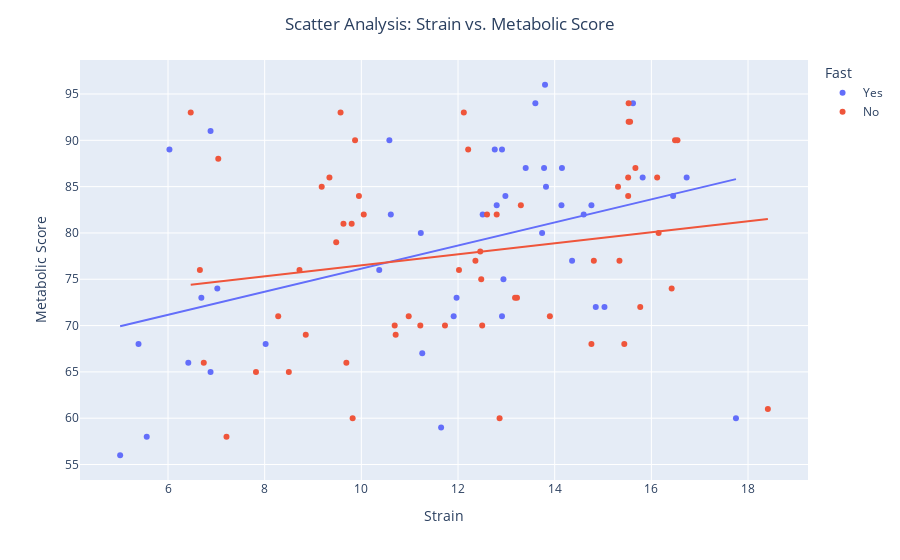

The cell this chart's notebook holds for it:
### Code cell
fig = pt.plotly_scatter(dataset=all_data, 
                        x_selection="Strain",
                        y_selection="Metabolic Score",
                        color_selection="Fast",
                        hover=[all_data.index]
                       )
fig.show()

### Figure 1 — Plotly figure (JSON) as saved in the notebook; plotly's stock layout.template omitted (floating-point values rounded to 4 significant figures)
{"data": [{"customdata": [[0], [1], [4], [5], [6], [14], [18], [19], [21], [63], [64], [65], [66], [67], [68], [69], [70], [71], [74], [75], [76], [77], [78], [79], [80], [81], [82], [83], [84], [85], [86], [89], [90], [91], [95], [96], [108], [109], [110], [111], [116], [117], [124]], "hovertemplate": "Fast=Yes<br>Strain=%{x}<br>Metabolic Score=%{y}<br>index=%{customdata[0]}<extra></extra>", "legendgroup": "Yes", "marker": {"color": "#636efa", "symbol": "circle"}, "mode": "markers", "name": "Yes", "orientation": "v", "showlegend": true, "type": "scatter", "x": [17.75, 5.56, 10.37, 6.88, 11.97, 8.02, 5.39, 6.42, 14.76, 11.65, 5.01, 14.6, 6.69, 11.91, 11.23, 14.36, 13.74, 7.02, 12.91, 12.94, 14.85, 11.26, 12.98, 10.61, 6.88, 14.15, 14.14, 16.45, 15.62, 13.78, 12.51, 12.8, 15.82, 12.91, 15.03, 13.82, 6.03, 12.76, 10.58, 13.4, 13.6, 16.73, 13.8], "xaxis": "x", "y": [60, 58, 76, 65, 73, 68, 68, 66, 83, 59, 56, 82, 73, 71, 80, 77, 80, 74, 89, 75, 72, 67, 84, 82, 91, 87, 83, 84, 94, 87, 82, 83, 86, 71, 72, 85, 89, 89, 90, 87, 94, 86, 96], "yaxis": "y"}, {"hovertemplate": "<b>OLS trendline</b><br>Metabolic Score = 1.24624 * Strain + 63.6931<br>R<sup>2</sup>=0.169824<br><br>Fast=Yes<br>Strain=%{x}<br>Metabolic Score=%{y} <b>(trend)</b><extra></extra>", "legendgroup": "Yes", "marker": {"color": "#636efa", "symbol": "circle"}, "mode": "lines", "name": "Yes", "showlegend": false, "type": "scatter", "x": [5.01, 5.39, 5.56, 6.03, 6.42, 6.69, 6.88, 6.88, 7.02, 8.02, 10.37, 10.58, 10.61, 11.23, 11.26, 11.65, 11.91, 11.97, 12.51, 12.76, 12.8, 12.91, 12.91, 12.94, 12.98, 13.4, 13.6, 13.74, 13.78, 13.8, 13.82, 14.14, 14.15, 14.36, 14.6, 14.76, 14.85, 15.03, 15.62, 15.82, 16.45, 16.73, 17.75], "xaxis": "x", "y": [69.94, 70.41, 70.62, 71.21, 71.69, 72.03, 72.27, 72.27, 72.44, 73.69, 76.62, 76.88, 76.92, 77.69, 77.73, 78.21, 78.54, 78.61, 79.28, 79.6, 79.64, 79.78, 79.78, 79.82, 79.87, 80.39, 80.64, 80.82, 80.87, 80.89, 80.92, 81.31, 81.33, 81.59, 81.89, 82.09, 82.2, 82.42, 83.16, 83.41, 84.19, 84.54, 85.81], "yaxis": "y"}, {"customdata": [[2], [3], [7], [8], [9], [10], [11], [12], [13], [15], [16], [17], [20], [22], [23], [24], [25], [26], [27], [28], [29], [30], [31], [32], [33], [34], [35], [36], [37], [38], [39], [40], [41], [42], [43], [44], [45], [46], [47], [48], [49], [50], [51], [52], [53], [54], [55], [56], [57], [58], [59], [60], [61], [62], [72], [73], [87], [88], [92], [93], [94], [97], [98], [99], [100], [101], [102], [103], [104], [105], [106], [107], [112], [113], [114], [115], [118], [119], [120], [121], [122], [123], [125]], "hovertemplate": "Fast=No<br>Strain=%{x}<br>Metabolic Score=%{y}<br>index=%{customdata[0]}<extra></extra>", "legendgroup": "No", "marker": {"color": "#EF553B", "symbol": "circle"}, "mode": "markers", "name": "No", "orientation": "v", "showlegend": true, "type": "scatter", "x": [14.76, 6.66, 16.15, 12.46, 15.77, 10.05, 6.74, 10.71, 15.44, 13.22, 18.41, 12.36, 8.85, 9.63, 9.69, 8.72, 15.34, 8.28, 16.42, 10.8, 11.95, 12.57, 13.41, 13.36, 12.8, 13.63, 12.41, 13.36, 14.26, 10.78, 14.54, 13.05, 15.16, 16.09, 11.75, 13.42, 14.49, 11.05, 10.22, 8.68, 12.02, 7.82, 9.48, 9.82, 7.21, 12.6, 11.73, 14.81, 12.86, 12.5, 13.18, 10.69, 11.22, 13.9, 8.5, 10.98, 16.49, 15.52, 16.12, 12.12, 9.18, 12.8, 15.52, 7.04, 15.67, 6.47, 12.21, 13.3, 9.8, 12.48, 9.34, 15.53, 10.42, 8.87, 8.24, 14.38, 9.95, 15.31, 16.54, 15.56, 15.53, 9.87, 9.57], "xaxis": "x", "y": [68, 76, 80, 78, 72, 82, 66, 69, 68, 73, 61, 77, 69, 81, 66, 76, 77, 71, 74, null, null, null, null, null, null, null, null, null, null, null, null, null, null, null, null, null, null, null, null, null, 76, 65, 79, 60, 58, 82, 70, 77, 60, 70, 73, 70, 70, 71, 65, 71, 90, 86, 86, 93, 85, 82, 84, 88, 87, 93, 89, 83, 81, 75, 86, 92, null, null, null, null, 84, 85, 90, 92, 94, 90, 93], "yaxis": "y"}, {"hovertemplate": "<b>OLS trendline</b><br>Metabolic Score = 0.595696 * Strain + 70.5427<br>R<sup>2</sup>=0.036346<br><br>Fast=No<br>Strain=%{x}<br>Metabolic Score=%{y} <b>(trend)</b><extra></extra>", "legendgroup": "No", "marker": {"color": "#EF553B", "symbol": "circle"}, "mode": "lines", "name": "No", "showlegend": false, "type": "scatter", "x": [6.47, 6.66, 6.74, 7.04, 7.21, 7.82, 8.28, 8.5, 8.72, 8.85, 9.18, 9.34, 9.48, 9.57, 9.63, 9.69, 9.8, 9.82, 9.87, 9.95, 10.05, 10.69, 10.71, 10.98, 11.22, 11.73, 12.02, 12.12, 12.21, 12.36, 12.46, 12.48, 12.5, 12.6, 12.8, 12.86, 13.18, 13.22, 13.3, 13.9, 14.76, 14.81, 15.31, 15.34, 15.44, 15.52, 15.52, 15.53, 15.53, 15.56, 15.67, 15.77, 16.12, 16.15, 16.42, 16.49, 16.54, 18.41], "xaxis": "x", "y": [74.4, 74.51, 74.56, 74.74, 74.84, 75.2, 75.48, 75.61, 75.74, 75.81, 76.01, 76.11, 76.19, 76.24, 76.28, 76.31, 76.38, 76.39, 76.42, 76.47, 76.53, 76.91, 76.92, 77.08, 77.23, 77.53, 77.7, 77.76, 77.82, 77.91, 77.97, 77.98, 77.99, 78.05, 78.17, 78.2, 78.39, 78.42, 78.47, 78.82, 79.34, 79.36, 79.66, 79.68, 79.74, 79.79, 79.79, 79.79, 79.79, 79.81, 79.88, 79.94, 80.15, 80.16, 80.32, 80.37, 80.4, 81.51], "yaxis": "y"}], "layout": {"autosize": true, "legend": {"title": {"text": "Fast"}, "tracegroupgap": 0}, "margin": {"t": 60}, "title": {"text": "Scatter Analysis: Strain vs. Metabolic Score", "x": 0.5}, "xaxis": {"anchor": "y", "autorange": true, "domain": [0, 1], "range": [4.204, 19.22], "title": {"text": "Strain"}, "type": "linear"}, "yaxis": {"anchor": "x", "autorange": true, "domain": [0, 1], "range": [53.16, 98.84], "title": {"text": "Metabolic Score"}, "type": "linear"}}}
